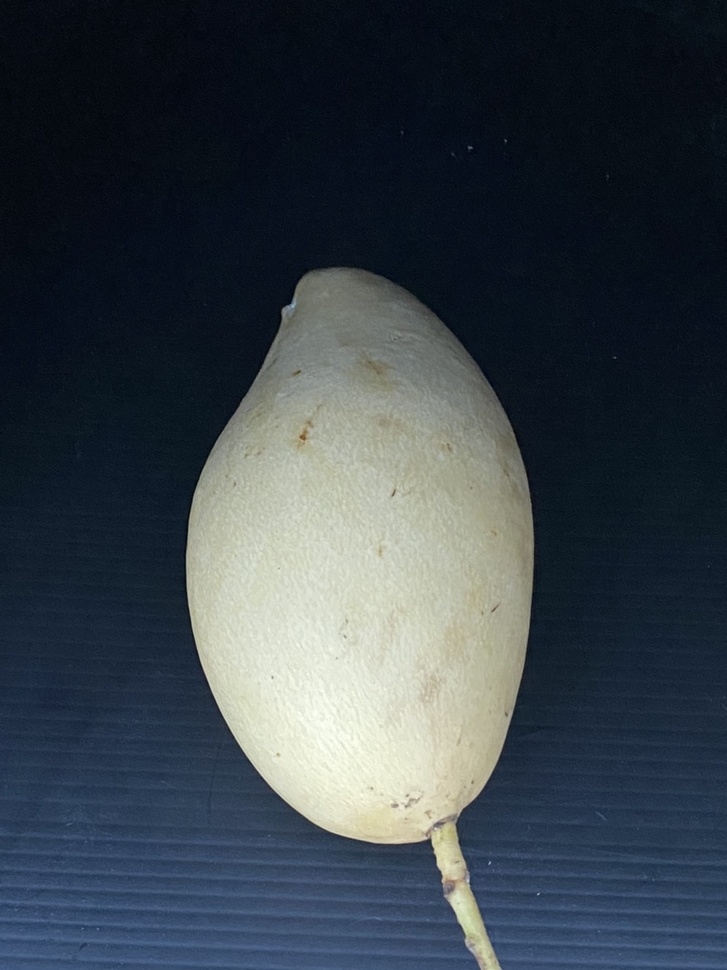
#> input picture datasets/mangoes/mangoes0.jpg, 727 x 970 px, shrunk from 1108 x 1478 before the run
$ jupyter execute ex2-01-canny.ipynb
#> lines starting #> are read from the running program, lines starting #| are printed output that depends on the picture; after the words box and inside, x2 and y2 are one past the last pixel; in counts of white or black regions, pixels touching at a corner belong together
[cell 1]
import cv2

img = cv2.imread('../datasets/mangoes/mangoes0.jpg')
#> img is the input picture: shape (970, 727, 3); mean B, G, R 74, 66, 56.7
#gray = cv2.cvtColor(img, cv2.COLOR_BGR2GRAY)

edges = cv2.Canny(img, 50, 200)
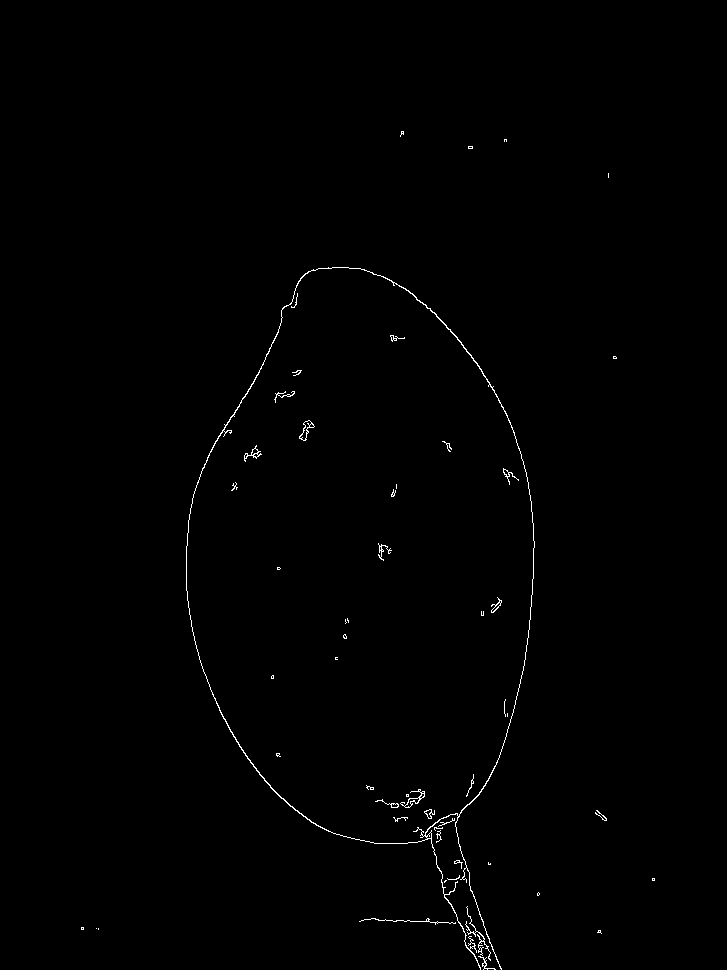
#> edges: shape (970, 727); 0.51% white in thin lines or dots, all inside (x1, y1, x2, y2) = (81, 131, 655, 970)

cv2.imshow('Original', img)
#cv2.imshow('Grayscale', gray)
cv2.imshow('Canny Edge', edges)

cv2.waitKey(0)
cv2.destroyAllWindows()


$ run again, with datasets/mangoes/mangoes1.jpg copied over datasets/mangoes/mangoes0.jpg
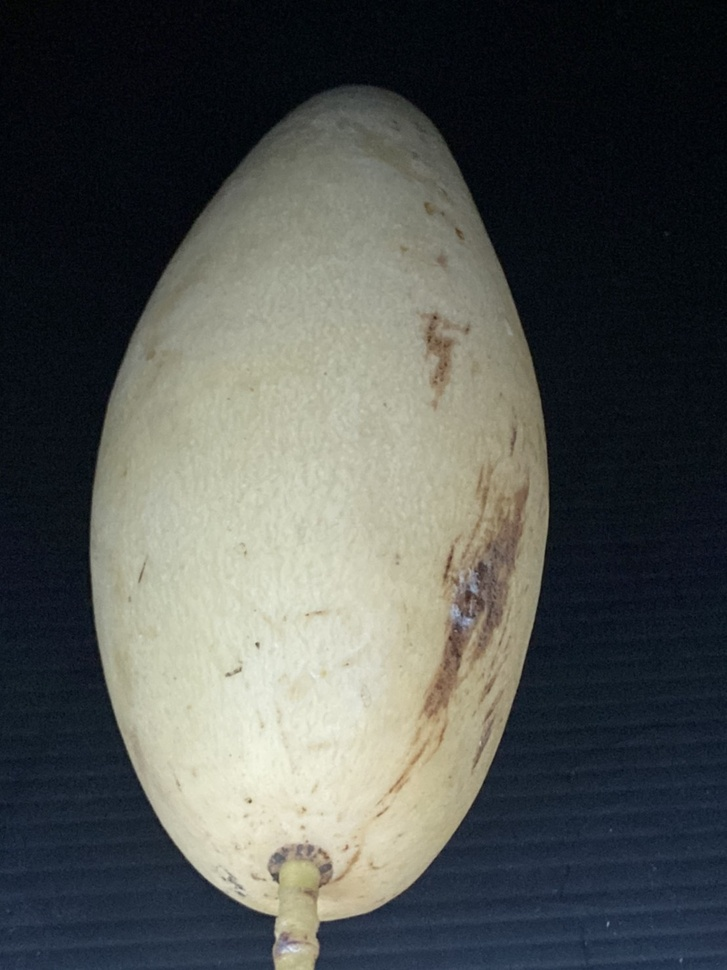
#> input picture datasets/mangoes/mangoes1.jpg, 727 x 970 px, shrunk from 1108 x 1478 before the run
#> img is the input picture: shape (970, 727, 3); mean B, G, R 80.9, 84.1, 81.2
#> `edges = cv2.Canny(img, 50, 200)`:
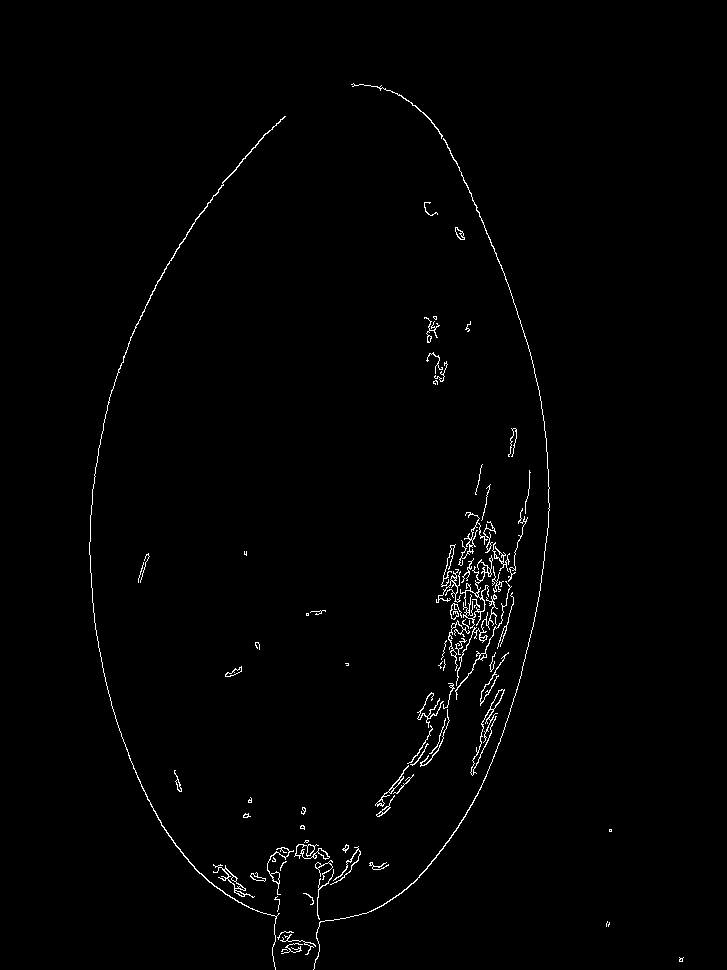
#> edges: shape (970, 727); 1.1% white in thin lines or dots, all inside (x1, y1, x2, y2) = (89, 83, 684, 970)

$ run again, with datasets/mangoes/mangoes2.jpg copied over datasets/mangoes/mangoes0.jpg
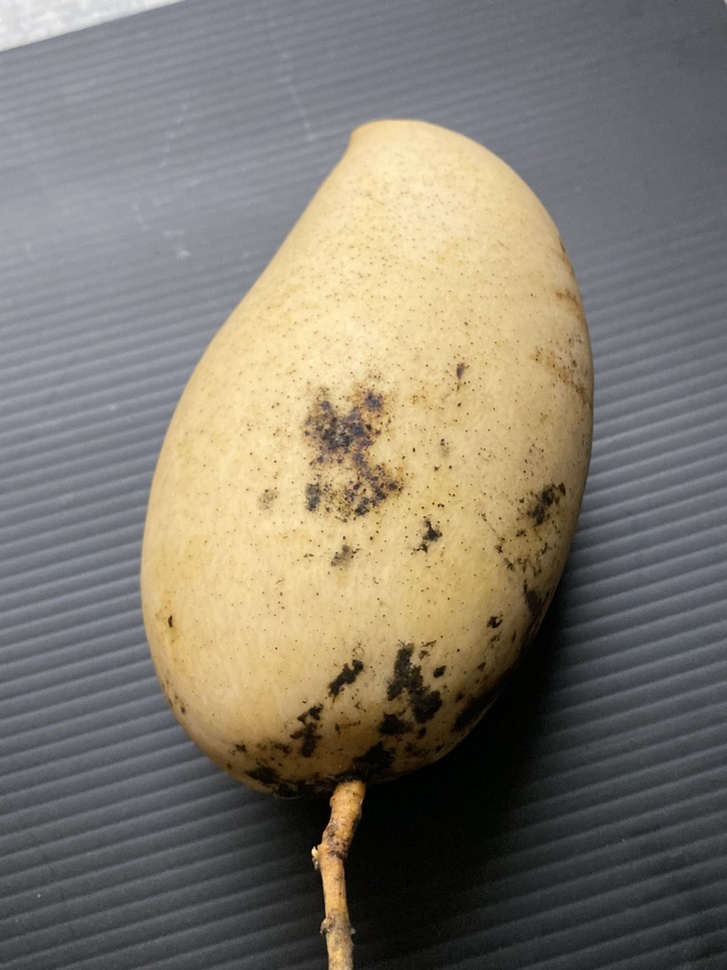
#> input picture datasets/mangoes/mangoes2.jpg, 727 x 970 px, shrunk from 1108 x 1478 before the run
#> img is the input picture: shape (970, 727, 3); mean B, G, R 110.3, 122.2, 128.9
#> `edges = cv2.Canny(img, 50, 200)`:
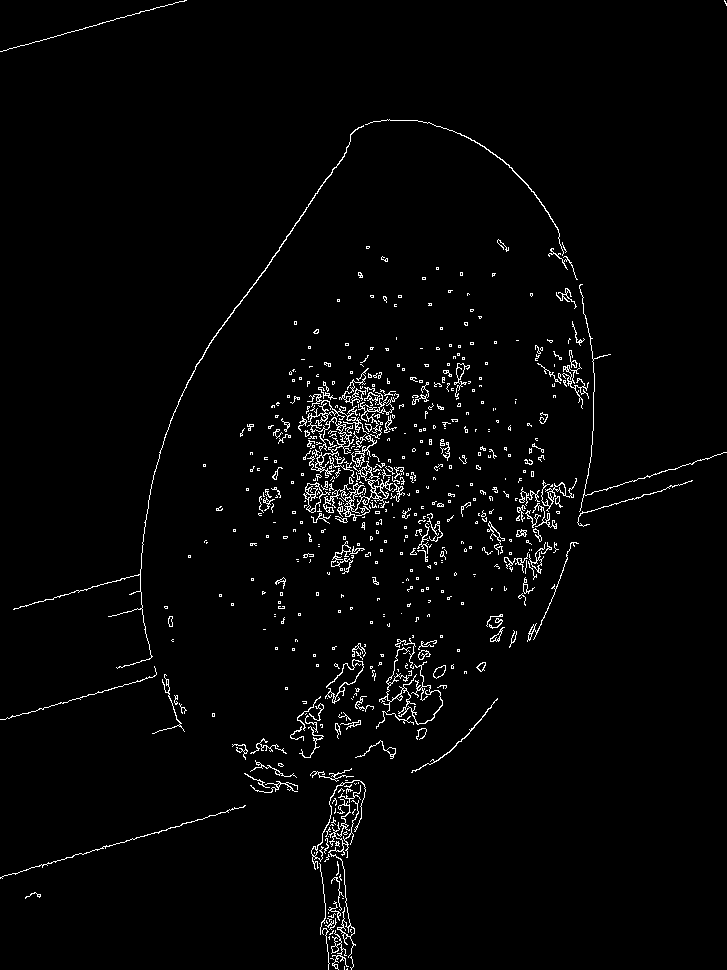
#> edges: shape (970, 727); 2.4% white in thin lines or dots

$ run again, with datasets/mangoes/mangoes3.jpg copied over datasets/mangoes/mangoes0.jpg
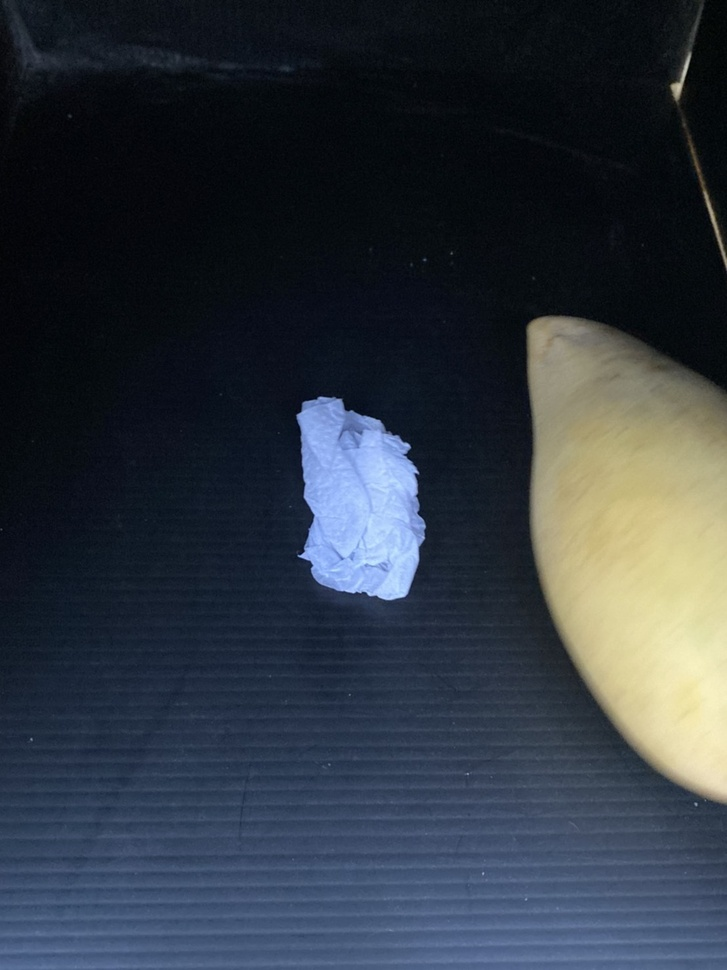
#> input picture datasets/mangoes/mangoes3.jpg, 727 x 970 px, shrunk from 1108 x 1478 before the run
#> img is the input picture: shape (970, 727, 3); mean B, G, R 64.4, 55.2, 47.7
#> `edges = cv2.Canny(img, 50, 200)`:
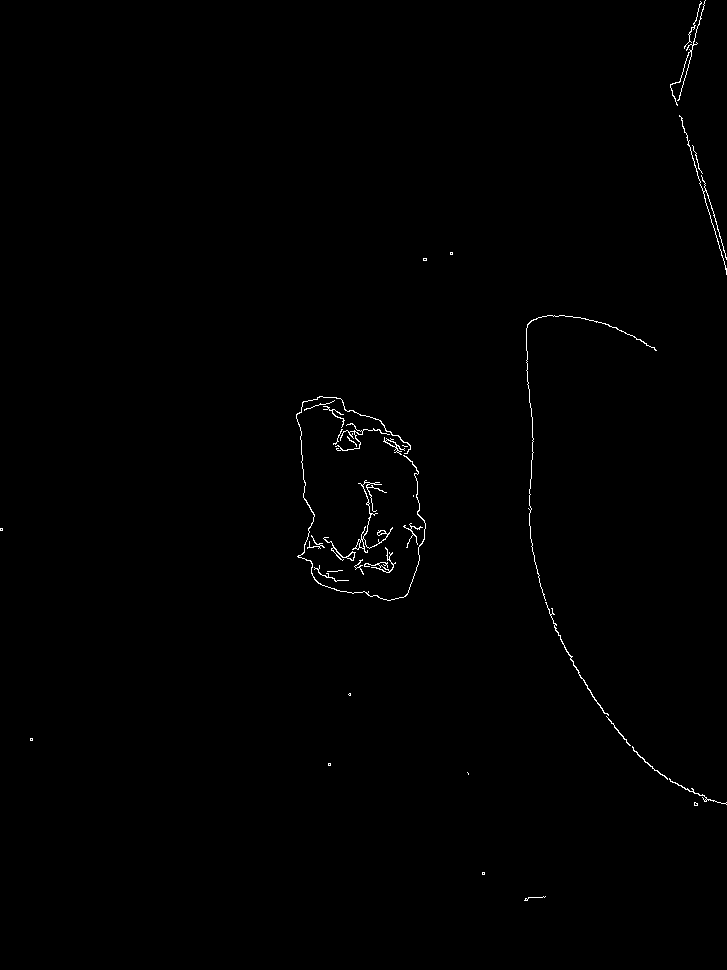
#> edges: shape (970, 727); 0.48% white in thin lines or dots
